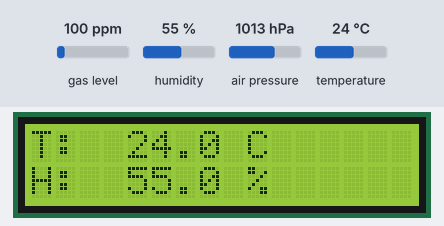
The program below on a simulated ESP32. Shown: 16×2 character LCD. The inputs (shaded band) are chosen by the test bench; at power-on: humidity 55 %, temperature 24 °C, gas level 100 ppm, air pressure 1013 hPa. What the program prints to the serial monitor is not drawn.

Above: at 2.7 s.
2.8 s: humidity set to 22 %
At 4.6 s:
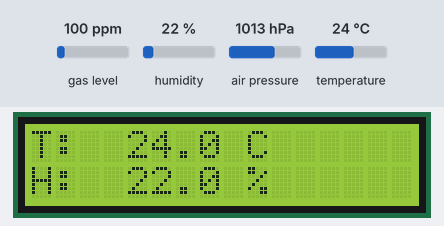
5.6 s: temperature set to 12 °C
At 7.3 s:
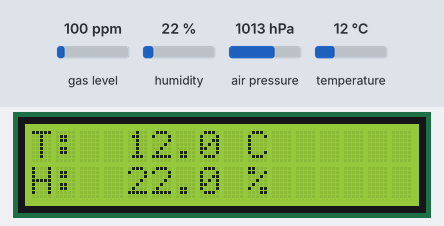
8.4 s: humidity set to 40 %
At 11.3 s:
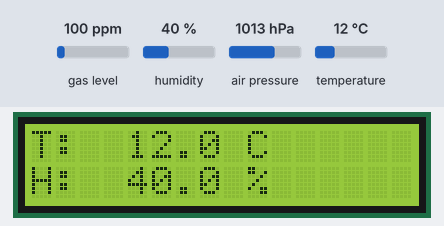
11.6 s: temperature set to 19 °C
At 13.1 s:
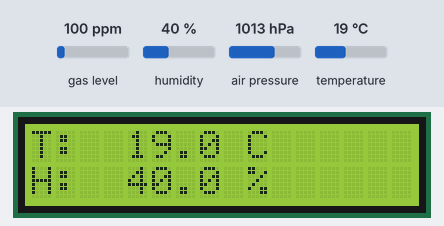
Timing chart, 0 to 14.6 s (numbered marks = the images above; inputs shaded):
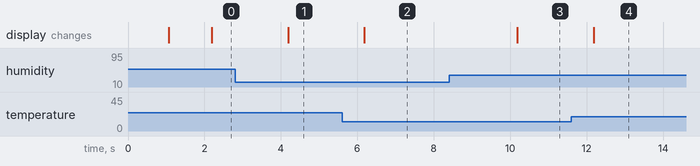

Measured:
- after the input at 2.8 s, the display: changes after 1.4 s (image 1)
- after the input at 5.6 s, the display: changes after 0.59 s (image 2)
- after the input at 8.4 s, the display: changes after 1.8 s (image 3)
- after the input at 11.6 s, the display: changes after 0.59 s (image 4)

The program:

main.cpp
```cpp
#include <Arduino.h>
#include <Wire.h>
#include <Adafruit_Sensor.h>
#include "Adafruit_BME680.h"
#include <LiquidCrystal_I2C.h>

#define PREFIX "[Binome 11 - SALOMON & VOISSIER] "

Adafruit_BME680 bme;                 // I2C, SDA=21, SCL=22
LiquidCrystal_I2C lcd(0x27, 16, 2);  // adresse trouvee au scan

unsigned long lastReading = 0;
const unsigned long PERIOD_MS = 2000;

void setup() {
    Serial.begin(115200);
    delay(1000);
    Serial.println(PREFIX "BME680 + LCD start");

    lcd.init();
    lcd.backlight();

    if (!bme.begin(0x77)) {  // bme.begin(0x76) si le scan a donne 0x76
        Serial.println(PREFIX "Could not find a valid BME680 sensor, check wiring!");
        lcd.setCursor(0, 0);
        lcd.print("BME680 error");
        while (1);
    }

    bme.setTemperatureOversampling(BME680_OS_8X);
    bme.setHumidityOversampling(BME680_OS_2X);
    bme.setPressureOversampling(BME680_OS_4X);
    bme.setIIRFilterSize(BME680_FILTER_SIZE_3);
    bme.setGasHeater(320, 150);
}

void loop() {
    if (millis() - lastReading < PERIOD_MS) return;
    lastReading = millis();

    if (!bme.performReading()) {
        Serial.println(PREFIX "Failed to perform reading");
        return;
    }

    float tempC = bme.temperature;
    float tempF = tempC * 9.0 / 5.0 + 32.0;
    float hum = bme.humidity;

    char line[17];  // 16 caracteres + fin de chaine

    snprintf(line, sizeof(line), "T: %5.1f C      ", tempC);
    lcd.setCursor(0, 0);
    lcd.print(line);

    snprintf(line, sizeof(line), "H: %5.1f %%      ", hum);
    lcd.setCursor(0, 1);
    lcd.print(line);

    Serial.printf(PREFIX "Temperature = %.2f C / %.2f F, Humidity = %.2f %%\n",
                  tempC, tempF, hum);
}
```
